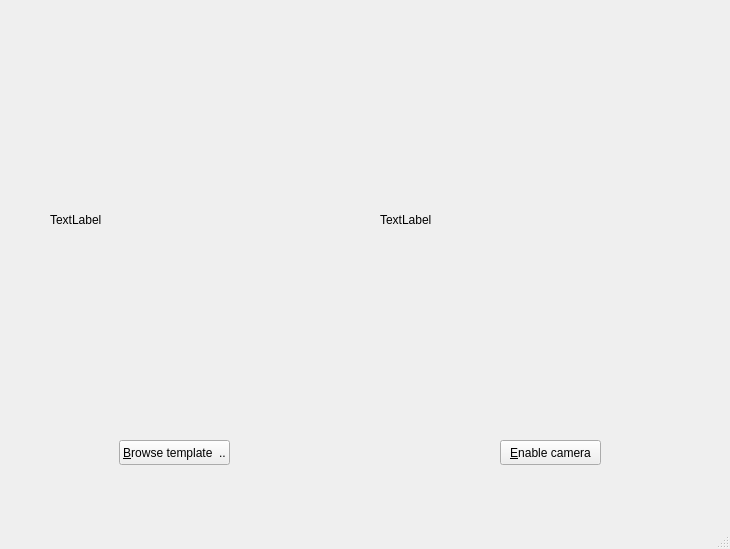
<?xml version="1.0" encoding="UTF-8"?>
<ui version="4.0">
 <class>MainWindow</class>
 <widget class="QMainWindow" name="MainWindow">
  <property name="geometry">
   <rect>
    <x>0</x>
    <y>0</y>
    <width>730</width>
    <height>549</height>
   </rect>
  </property>
  <property name="contextMenuPolicy">
   <enum>Qt::NoContextMenu</enum>
  </property>
  <property name="windowTitle">
   <string>SIFT Demo</string>
  </property>
  <widget class="QWidget" name="centralwidget">
   <widget class="QPushButton" name="browse_button">
    <property name="geometry">
     <rect>
      <x>119</x>
      <y>440</y>
      <width>111</width>
      <height>25</height>
     </rect>
    </property>
    <property name="text">
     <string>&amp;Browse template  ..</string>
    </property>
   </widget>
   <widget class="QPushButton" name="toggle_cam_button">
    <property name="geometry">
     <rect>
      <x>500</x>
      <y>440</y>
      <width>101</width>
      <height>25</height>
     </rect>
    </property>
    <property name="text">
     <string>&amp;Enable camera</string>
    </property>
   </widget>
   <widget class="QLabel" name="template_label">
    <property name="geometry">
     <rect>
      <x>50</x>
      <y>100</y>
      <width>320</width>
      <height>240</height>
     </rect>
    </property>
    <property name="text">
     <string>TextLabel</string>
    </property>
   </widget>
   <widget class="QLabel" name="live_image_label">
    <property name="geometry">
     <rect>
      <x>380</x>
      <y>100</y>
      <width>320</width>
      <height>240</height>
     </rect>
    </property>
    <property name="text">
     <string>TextLabel</string>
    </property>
   </widget>
  </widget>
  <widget class="QMenuBar" name="menubar">
   <property name="geometry">
    <rect>
     <x>0</x>
     <y>0</y>
     <width>730</width>
     <height>22</height>
    </rect>
   </property>
  </widget>
  <widget class="QStatusBar" name="statusbar"/>
 </widget>
 <resources/>
 <connections/>
</ui>
